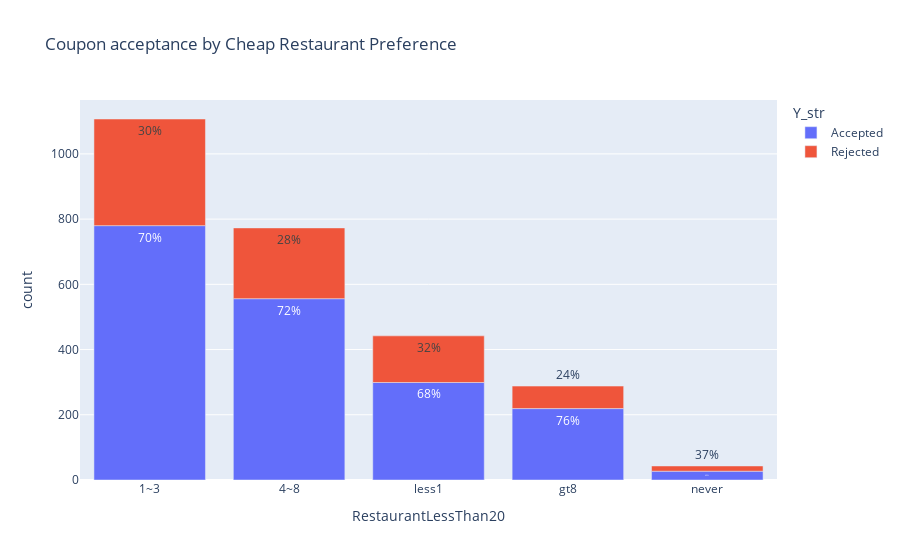

The code cell stored with this chart in its notebook:
### Markdown cell above
#### 1. Let's find acceptance rate for drivers based on their cheaper restaurant preference.

### Code cell
# Let's perform univariate analysis for RestaurantLessThan20 column
fig1_df = ff_coupons.groupby(['RestaurantLessThan20', 'Y_str'])[['Y']].count().rename(columns= {'Y': 'count'})

# We will create %val colunm for annotation
fig1_df['percent_val'] =  ((fig1_df / fig1_df.groupby(['RestaurantLessThan20'])[['count']].sum()) * 100).round(0).astype(int).astype(str) + '%'

# Reset index and sort values in decending order by count
fig1_df = fig1_df.reset_index().sort_values(by='count', ascending=False)

fig1 = px.bar(fig1_df, x="RestaurantLessThan20", y="count", color="Y_str", 
             text="percent_val", title="Coupon acceptance by Cheap Restaurant Preference")

fig1.show()

### Figure 1 — Plotly figure (JSON) as saved in the notebook; plotly's stock layout.template omitted (floating-point values rounded to 4 significant figures)
{"data": [{"alignmentgroup": "True", "hovertemplate": "Y_str=Accepted<br>RestaurantLessThan20=%{x}<br>count=%{y}<br>percent_val=%{text}<extra></extra>", "legendgroup": "Accepted", "marker": {"color": "#636efa", "pattern": {"shape": ""}}, "name": "Accepted", "offsetgroup": "Accepted", "orientation": "v", "showlegend": true, "text": ["70%", "72%", "68%", "76%", "63%"], "textposition": "auto", "type": "bar", "x": ["1~3", "4~8", "less1", "gt8", "never"], "xaxis": "x", "y": [780, 556, 299, 219, 27], "yaxis": "y"}, {"alignmentgroup": "True", "hovertemplate": "Y_str=Rejected<br>RestaurantLessThan20=%{x}<br>count=%{y}<br>percent_val=%{text}<extra></extra>", "legendgroup": "Rejected", "marker": {"color": "#EF553B", "pattern": {"shape": ""}}, "name": "Rejected", "offsetgroup": "Rejected", "orientation": "v", "showlegend": true, "text": ["30%", "28%", "32%", "24%", "37%"], "textposition": "auto", "type": "bar", "x": ["1~3", "4~8", "less1", "gt8", "never"], "xaxis": "x", "y": [327, 217, 143, 69, 16], "yaxis": "y"}], "layout": {"barmode": "relative", "legend": {"title": {"text": "Y_str"}, "tracegroupgap": 0}, "title": {"text": "Coupon acceptance by Cheap Restaurant Preference"}, "xaxis": {"anchor": "y", "domain": [0, 1], "title": {"text": "RestaurantLessThan20"}}, "yaxis": {"anchor": "x", "domain": [0, 1], "title": {"text": "count"}}}}
